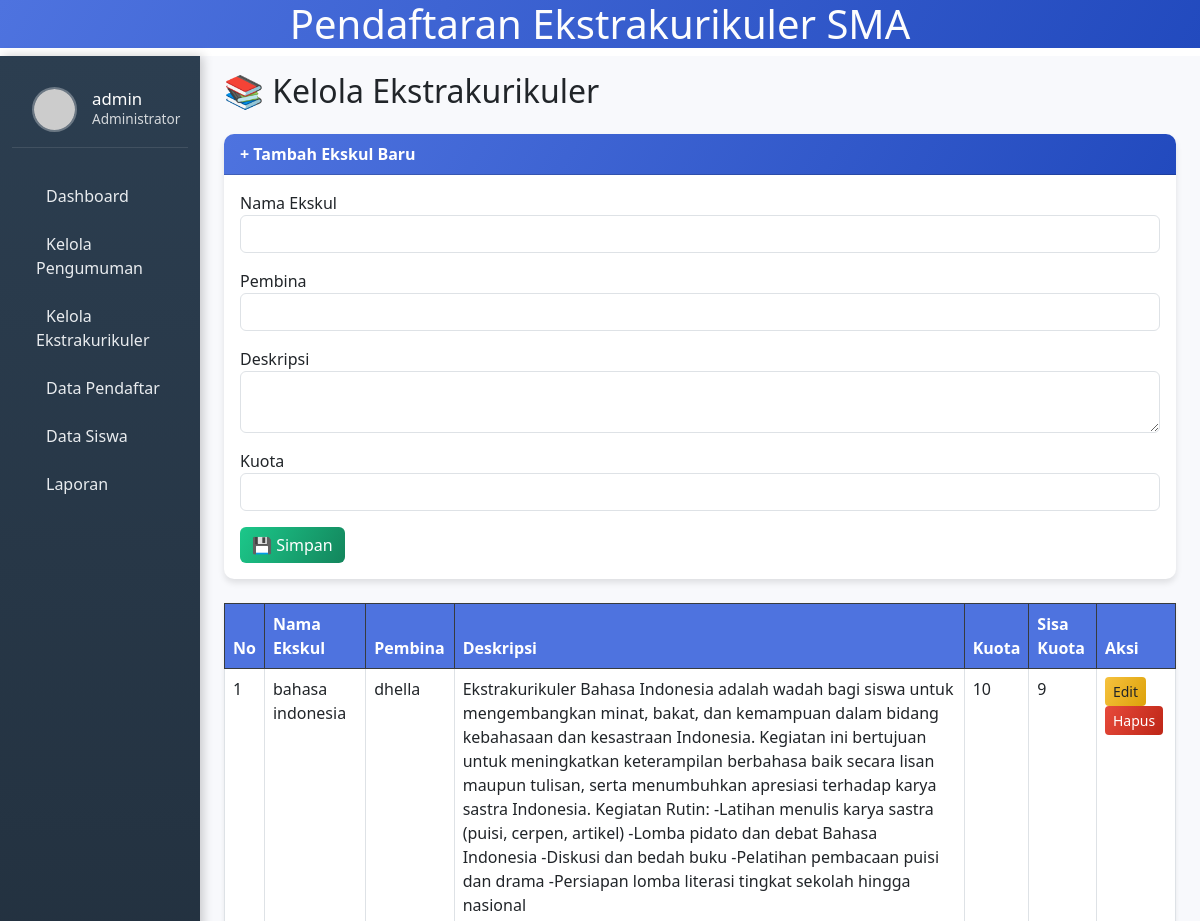
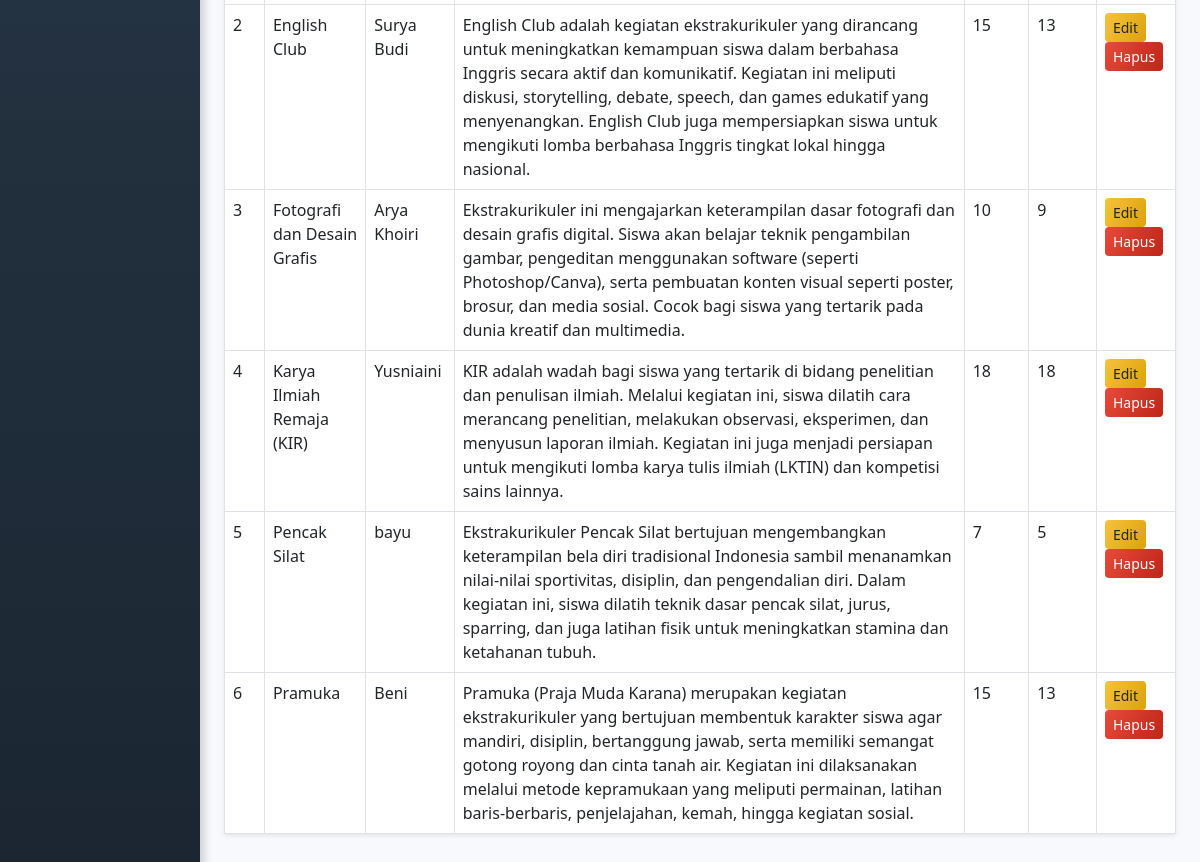
The page /kelola_ekskul.php (signed in) on the database its author committed (2 pictures, top to bottom).
### tables this page shows
CREATE TABLE `ekskul` (
  `id_ekskul` int(11) NOT NULL,
  `nama_ekskul` varchar(100) DEFAULT NULL,
  `pembina` varchar(100) NOT NULL,
  `deskripsi` text NOT NULL,
  `kuota` int(11) NOT NULL
);

### kelola_ekskul.php (the view, shortened to what this page needs)
<?php
include "config.php";
$ekskul = $conn->query("
    SELECT e.*,
        (SELECT COUNT(*) FROM pendaftaran p
         WHERE p.id_ekskul = e.id_ekskul AND p.status_pendaftaran IN ('pending', 'diterima')) AS jumlah_terdaftar
    FROM ekskul e
    ORDER BY e.nama_ekskul ASC
");
$edit_data = null;
?>
<!DOCTYPE html>
<html lang="id">
<head>
    <link href="https://cdn.jsdelivr.net/npm/bootstrap@5.3.0/dist/css/bootstrap.min.css" rel="stylesheet">
</head>
<body>
    <h1 class="text-center " style="color:rgb(253, 253, 253);">Pendaftaran Ekstrakurikuler SMA</h1>
    <div class="container-fluid">
        <div class="row">
            <nav class="col-md-3 col-lg-2 d-md-block sidebar">
                <div class="user-info">
                    <img src="https://ui-avatars.com/api/?name=<?= urlencode($_SESSION['username']) ?>&background=4e73df&color=ffffff" alt="Admin">
                    <div class="user-details">
                        <h5><?= htmlspecialchars($_SESSION['username']) ?></h5>
                        <p>Administrator</p>
                    </div>
                </div>
                <div class="mt-4">
                    <a href="dashboard.php"><i class="fas fa-tachometer-alt"></i> Dashboard</a>
                    <a href="kelola_pengumuman.php" class="active"><i class="fas fa-bullhorn"></i> Kelola Pengumuman</a>
                    <a href="kelola_ekskul.php"><i class="fas fa-futbol"></i> Kelola Ekstrakurikuler</a>
                    <a href="daftar.php"><i class="fas fa-list"></i> Data Pendaftar</a>
                    <a href="kelola_siswa.php"><i class="fas fa-users"></i> Data Siswa</a>
                    <a href="laporann.php" class="active"><i class="bi bi-file-earmark-bar-graph"></i> Laporan</a>
                </div>
            </nav>
            <main class="col-md-9 ms-sm-auto col-lg-10 px-md-4 content">
                <h2 class="mb-4">📚 Kelola Ekstrakurikuler</h2>
                <div class="card mb-4">
                    <div class="card-header bg-primary text-white">
                        <?= $edit_data ? '✏️ Edit Ekskul' : '+ Tambah Ekskul Baru' ?>
                    </div>
                    <div class="card-body">
                        <form method="POST">
                            <div class="mb-3">
                                <label>Nama Ekskul</label>
                                <input type="text" name="nama" required class="form-control" value="<?= htmlspecialchars($edit_data['nama_ekskul'] ?? '') ?>">
                            </div>
                            <div class="mb-3">
                                <label>Pembina</label>
                                <input type="text" name="pembina" class="form-control" value="<?= htmlspecialchars($edit_data['pembina'] ?? '') ?>">
                            </div>
                            <div class="mb-3">
                                <label>Deskripsi</label>
                                <textarea name="deskripsi" class="form-control"><?= htmlspecialchars($edit_data['deskripsi'] ?? '') ?></textarea>
                            </div>
                            <div class="mb-3">
                                <label>Kuota</label>
                                <input type="number" name="kuota" class="form-control" min="1" value="<?= htmlspecialchars($edit_data['kuota'] ?? '') ?>" required>
                            </div>
                            <button type="submit" class="btn btn-success">💾 Simpan</button>
                        </form>
                    </div>
                </div>
                <table class="table table-bordered bg-white shadow-sm">
                    <thead class="table-dark">
                        <tr>
                            <th>No</th>
                            <th>Nama Ekskul</th>
                            <th>Pembina</th>
                            <th>Deskripsi</th>
                            <th>Kuota</th>
                            <th>Sisa Kuota</th>
                            <th>Aksi</th>
                        </tr>
                    </thead>
                    <tbody>
                        <?php $no = 1;
                        while ($row = $ekskul->fetch_assoc()): ?>
                            <?php $sisa_kuota = max(0, $row['kuota'] - $row['jumlah_terdaftar']); ?>
                            <tr>
                                <td><?= $no++ ?></td>
                                <td><?= htmlspecialchars($row['nama_ekskul']) ?></td>
                                <td><?= htmlspecialchars($row['pembina']) ?></td>
                                <td><?= htmlspecialchars($row['deskripsi']) ?></td>
                                <td><?= htmlspecialchars($row['kuota']) ?></td>
                                <td><?= $sisa_kuota ?></td>
                                <td>
                                    <a href="?edit=<?= $row['id_ekskul'] ?>" class="btn btn-warning btn-sm">Edit</a>
                                    <a href="#" class="btn btn-danger btn-sm btn-hapus" data-id="<?= $row['id_ekskul'] ?>">Hapus</a>
                                </td>
                            </tr>
                        <?php endwhile; ?>
                    </tbody>
                </table>
            </main>
        </div>
    </div>
</body>
</html>

### kelola_ekskul.php (style rules this page uses)
html, body { height: 100%; margin: 0; overflow: hidden; font-family: 'Segoe UI', Tahoma, Geneva, Verdana, sans-serif; }
h1 { background: linear-gradient(120deg, #4e73df, #224abe); }
.sidebar { height: 100vh; background: linear-gradient(180deg, #2c3e50, #1a2530); color: white; position: fixed; left: 0; padding-top: 1rem; box-shadow: 3px 0 10px rgba(0, 0, 0, 0.2); z-index: 100; }
.sidebar a { color: #e9ecef; text-decoration: none; display: block; padding: 12px 20px; transition: all 0.3s; border-left: 4px solid transparent; }
.content { margin-left: 16.6667%; padding: 1rem; height: 100vh; overflow-y: auto; background-color: #f8f9fc; }
.card { border-radius: 10px; box-shadow: 0 4px 6px rgba(0, 0, 0, 0.1); transition: transform 0.3s, box-shadow 0.3s; margin-bottom: 1.5rem; border: none; }
.table thead th { background-color: #4e73df; color: white; font-weight: 600; }
.user-info { display: flex; align-items: center; padding: 15px 20px; border-bottom: 1px solid rgba(255, 255, 255, 0.1); }
.user-info img { width: 45px; height: 45px; border-radius: 50%; object-fit: cover; margin-right: 15px; border: 2px solid rgba(255, 255, 255, 0.3); }
.user-details h5 { margin-bottom: 0; font-size: 1.05rem; }
.user-details p { margin-bottom: 0; font-size: 0.85rem; opacity: 0.8; }
.card-header { background: linear-gradient(120deg, #4e73df, #224abe); color: white; font-weight: 600; border-top-left-radius: 10px !important; border-top-right-radius: 10px !important; }
.btn-success { background: linear-gradient(120deg, #1cc88a, #13855c); border: none; }
.btn-danger { background: linear-gradient(120deg, #e74a3b, #be2617); border: none; }
.btn-warning { background: linear-gradient(120deg, #f6c23e, #dda20a); border: none; color: #212529; }

### rows shown on the page
ekskul: nama_ekskul "bahasa indonesia", pembina "dhella", deskripsi "Ekstrakurikuler Bahasa Indonesia adalah wadah bagi siswa untuk mengembangkan minat, bakat, dan kemampuan dalam bidang kebahasaan dan kesastraan Indonesia. Kegiatan ini bertujuan untuk meningkatkan keterampilan berbahasa baik secara lisan maupun tulisan, serta menumbuhkan apresiasi terhadap karya sastra Indonesia. Kegiatan Rutin: -Latihan menulis karya sastra (puisi, cerpen, artikel) -Lomba pidato dan debat Bahasa Indonesia -Diskusi dan bedah buku -Pelatihan pembacaan puisi dan drama -Persiapan lomba literasi tingkat sekolah hingga nasional", kuota "10", sisa_kuota "9"
ekskul: nama_ekskul "English Club", pembina "Surya Budi", deskripsi "English Club adalah kegiatan ekstrakurikuler yang dirancang untuk meningkatkan kemampuan siswa dalam berbahasa Inggris secara aktif dan komunikatif. Kegiatan ini meliputi diskusi, storytelling, debate, speech, dan games edukatif yang menyenangkan. English Club juga mempersiapkan siswa untuk mengikuti lomba berbahasa Inggris tingkat lokal hingga nasional.", kuota "15", sisa_kuota "13"
ekskul: nama_ekskul "Fotografi dan Desain Grafis", pembina "Arya Khoiri", deskripsi "Ekstrakurikuler ini mengajarkan keterampilan dasar fotografi dan desain grafis digital. Siswa akan belajar teknik pengambilan gambar, pengeditan menggunakan software (seperti Photoshop/Canva), serta pembuatan konten visual seperti poster, brosur, dan media sosial. Cocok bagi siswa yang tertarik pada dunia kreatif dan multimedia.", kuota "10", sisa_kuota "9"
ekskul: nama_ekskul "Karya Ilmiah Remaja (KIR)", pembina "Yusniaini", deskripsi "KIR adalah wadah bagi siswa yang tertarik di bidang penelitian dan penulisan ilmiah. Melalui kegiatan ini, siswa dilatih cara merancang penelitian, melakukan observasi, eksperimen, dan menyusun laporan ilmiah. Kegiatan ini juga menjadi persiapan untuk mengikuti lomba karya tulis ilmiah (LKTIN) dan kompetisi sains lainnya.", kuota "18"
ekskul: nama_ekskul "Pencak Silat", pembina "bayu", deskripsi "Ekstrakurikuler Pencak Silat bertujuan mengembangkan keterampilan bela diri tradisional Indonesia sambil menanamkan nilai-nilai sportivitas, disiplin, dan pengendalian diri. Dalam kegiatan ini, siswa dilatih teknik dasar pencak silat, jurus, sparring, dan juga latihan fisik untuk meningkatkan stamina dan ketahanan tubuh.", kuota "7", sisa_kuota "5"
ekskul: nama_ekskul "Pramuka", pembina "Beni", deskripsi "Pramuka (Praja Muda Karana) merupakan kegiatan ekstrakurikuler yang bertujuan membentuk karakter siswa agar mandiri, disiplin, bertanggung jawab, serta memiliki semangat gotong royong dan cinta tanah air. Kegiatan ini dilaksanakan melalui metode kepramukaan yang meliputi permainan, latihan baris-berbaris, penjelajahan, kemah, hingga kegiatan sosial.", kuota "15", sisa_kuota "13"

### other values the page prints
$_SESSION['username'] "admin"
